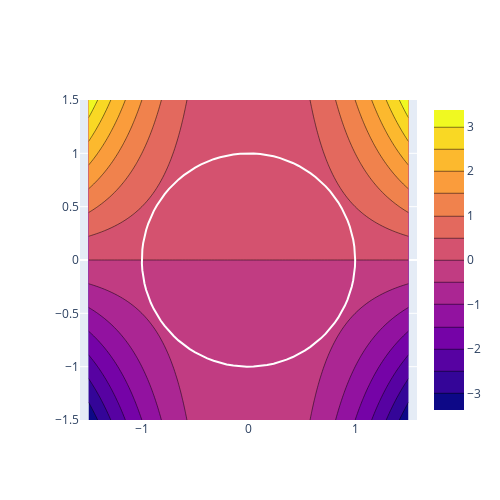

The code cell stored with this chart in its notebook:
### Code cell
import plotly.graph_objects as go
import numpy as np

# Create grid for the function
x = np.linspace(-1.5, 1.5, 100)
y = np.linspace(-1.5, 1.5, 100)
x, y = np.meshgrid(x, y)
z = x**2 * y

# Create a set of points that lie on the circle
theta = np.linspace(0, 2*np.pi, 100)
x_circle = np.cos(theta)
y_circle = np.sin(theta)

# Create the contour plot for the function
fig = go.Figure(data=go.Contour(x=x[0,:], y=y[:,0], z=z))

# Add the circle to the plot
fig.add_trace(go.Scatter(x=x_circle, y=y_circle, mode='lines', line=dict(color='white')))

# Set aspect ratio
fig.update_layout(
    autosize=False,
    width=500,
    height=500,
    yaxis=dict(scaleanchor="x", scaleratio=1),
)

fig.show()
